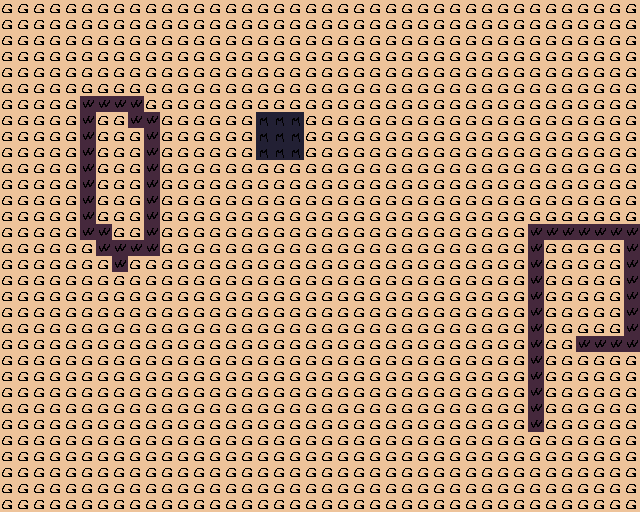

This game map was drawn from its Tiled (.tmx) file and the tilesets committed beside it. A one-line description and the full map source follow:
An orthogonal 40x32 tile map with 16x16 px tiles, 1 tile layer (Rutelag 1), 1 hidden layer not drawn.

<map version="1.9" tiledversion="1.9.2" orientation="orthogonal" renderorder="right-down" width="40" height="32" tilewidth="16" tileheight="16" infinite="0" nextlayerid="3" nextobjectid="1">
 <tileset firstgid="1" source="tileset.tsx" />
 <layer id="1" name="Rutelag 1" width="40" height="32">
  <data encoding="csv">
1,1,1,1,1,1,1,1,1,1,1,1,1,1,1,1,1,1,1,1,1,1,1,1,1,1,1,1,1,1,1,1,1,1,1,1,1,1,1,1,
1,1,1,1,1,1,1,1,1,1,1,1,1,1,1,1,1,1,1,1,1,1,1,1,1,1,1,1,1,1,1,1,1,1,1,1,1,1,1,1,
1,1,1,1,1,1,1,1,1,1,1,1,1,1,1,1,1,1,1,1,1,1,1,1,1,1,1,1,1,1,1,1,1,1,1,1,1,1,1,1,
1,1,1,1,1,1,1,1,1,1,1,1,1,1,1,1,1,1,1,1,1,1,1,1,1,1,1,1,1,1,1,1,1,1,1,1,1,1,1,1,
1,1,1,1,1,1,1,1,1,1,1,1,1,1,1,1,1,1,1,1,1,1,1,1,1,1,1,1,1,1,1,1,1,1,1,1,1,1,1,1,
1,1,1,1,1,1,1,1,1,1,1,1,1,1,1,1,1,1,1,1,1,1,1,1,1,1,1,1,1,1,1,1,1,1,1,1,1,1,1,1,
1,1,1,1,1,3,3,3,3,1,1,1,1,1,1,1,1,1,1,1,1,1,1,1,1,1,1,1,1,1,1,1,1,1,1,1,1,1,1,1,
1,1,1,1,1,3,1,1,3,3,1,1,1,1,1,1,2,2,2,1,1,1,1,1,1,1,1,1,1,1,1,1,1,1,1,1,1,1,1,1,
1,1,1,1,1,3,1,1,1,3,1,1,1,1,1,1,2,2,2,1,1,1,1,1,1,1,1,1,1,1,1,1,1,1,1,1,1,1,1,1,
1,1,1,1,1,3,1,1,1,3,1,1,1,1,1,1,2,2,2,1,1,1,1,1,1,1,1,1,1,1,1,1,1,1,1,1,1,1,1,1,
1,1,1,1,1,3,1,1,1,3,1,1,1,1,1,1,1,1,1,1,1,1,1,1,1,1,1,1,1,1,1,1,1,1,1,1,1,1,1,1,
1,1,1,1,1,3,1,1,1,3,1,1,1,1,1,1,1,1,1,1,1,1,1,1,1,1,1,1,1,1,1,1,1,1,1,1,1,1,1,1,
1,1,1,1,1,3,1,1,1,3,1,1,1,1,1,1,1,1,1,1,1,1,1,1,1,1,1,1,1,1,1,1,1,1,1,1,1,1,1,1,
1,1,1,1,1,3,1,1,1,3,1,1,1,1,1,1,1,1,1,1,1,1,1,1,1,1,1,1,1,1,1,1,1,1,1,1,1,1,1,1,
1,1,1,1,1,3,3,1,1,3,1,1,1,1,1,1,1,1,1,1,1,1,1,1,1,1,1,1,1,1,1,1,1,3,3,3,3,3,3,3,
1,1,1,1,1,1,3,3,3,3,1,1,1,1,1,1,1,1,1,1,1,1,1,1,1,1,1,1,1,1,1,1,1,3,1,1,1,1,1,3,
1,1,1,1,1,1,1,3,1,1,1,1,1,1,1,1,1,1,1,1,1,1,1,1,1,1,1,1,1,1,1,1,1,3,1,1,1,1,1,3,
1,1,1,1,1,1,1,1,1,1,1,1,1,1,1,1,1,1,1,1,1,1,1,1,1,1,1,1,1,1,1,1,1,3,1,1,1,1,1,3,
1,1,1,1,1,1,1,1,1,1,1,1,1,1,1,1,1,1,1,1,1,1,1,1,1,1,1,1,1,1,1,1,1,3,1,1,1,1,1,3,
1,1,1,1,1,1,1,1,1,1,1,1,1,1,1,1,1,1,1,1,1,1,1,1,1,1,1,1,1,1,1,1,1,3,1,1,1,1,1,3,
1,1,1,1,1,1,1,1,1,1,1,1,1,1,1,1,1,1,1,1,1,1,1,1,1,1,1,1,1,1,1,1,1,3,1,1,1,1,1,3,
1,1,1,1,1,1,1,1,1,1,1,1,1,1,1,1,1,1,1,1,1,1,1,1,1,1,1,1,1,1,1,1,1,3,1,1,3,3,3,3,
1,1,1,1,1,1,1,1,1,1,1,1,1,1,1,1,1,1,1,1,1,1,1,1,1,1,1,1,1,1,1,1,1,3,1,1,1,1,1,1,
1,1,1,1,1,1,1,1,1,1,1,1,1,1,1,1,1,1,1,1,1,1,1,1,1,1,1,1,1,1,1,1,1,3,1,1,1,1,1,1,
1,1,1,1,1,1,1,1,1,1,1,1,1,1,1,1,1,1,1,1,1,1,1,1,1,1,1,1,1,1,1,1,1,3,1,1,1,1,1,1,
1,1,1,1,1,1,1,1,1,1,1,1,1,1,1,1,1,1,1,1,1,1,1,1,1,1,1,1,1,1,1,1,1,3,1,1,1,1,1,1,
1,1,1,1,1,1,1,1,1,1,1,1,1,1,1,1,1,1,1,1,1,1,1,1,1,1,1,1,1,1,1,1,1,3,1,1,1,1,1,1,
1,1,1,1,1,1,1,1,1,1,1,1,1,1,1,1,1,1,1,1,1,1,1,1,1,1,1,1,1,1,1,1,1,1,1,1,1,1,1,1,
1,1,1,1,1,1,1,1,1,1,1,1,1,1,1,1,1,1,1,1,1,1,1,1,1,1,1,1,1,1,1,1,1,1,1,1,1,1,1,1,
1,1,1,1,1,1,1,1,1,1,1,1,1,1,1,1,1,1,1,1,1,1,1,1,1,1,1,1,1,1,1,1,1,1,1,1,1,1,1,1,
1,1,1,1,1,1,1,1,1,1,1,1,1,1,1,1,1,1,1,1,1,1,1,1,1,1,1,1,1,1,1,1,1,1,1,1,1,1,1,1,
1,1,1,1,1,1,1,1,1,1,1,1,1,1,1,1,1,1,1,1,1,1,1,1,1,1,1,1,1,1,1,1,1,1,1,1,1,1,1,1
</data>
 </layer>
 <layer id="2" name="Collisions" width="40" height="32" visible="0">
  <data encoding="csv">
0,0,0,0,0,0,0,0,0,0,0,0,0,0,0,0,0,0,0,0,0,0,0,0,0,0,0,0,0,0,0,0,0,0,0,0,0,0,0,0,
0,0,0,0,0,0,0,0,0,0,0,0,0,0,0,0,0,0,0,0,0,0,0,0,0,0,0,0,0,0,0,0,0,0,0,0,0,0,0,0,
0,0,0,0,0,0,0,0,0,0,0,0,0,0,0,0,0,0,0,0,0,0,0,0,0,0,0,0,0,0,0,0,0,0,0,0,0,0,0,0,
0,0,0,0,0,0,0,0,0,0,0,0,0,0,0,0,0,0,0,0,0,0,0,0,0,0,0,0,0,0,0,0,0,0,0,0,0,0,0,0,
0,0,0,0,0,0,0,0,0,0,0,0,0,0,0,0,0,0,0,0,0,0,0,0,0,0,0,0,0,0,0,0,0,0,0,0,0,0,0,0,
0,0,0,0,0,0,0,0,0,0,0,0,0,0,0,0,0,0,0,0,0,0,0,0,0,0,0,0,0,0,0,0,0,0,0,0,0,0,0,0,
0,0,0,0,0,3,3,3,3,0,0,0,0,0,0,0,0,0,0,0,0,0,0,0,0,0,0,0,0,0,0,0,0,0,0,0,0,0,0,0,
0,0,0,0,0,3,0,0,3,3,0,0,0,0,0,0,3,3,3,0,0,0,0,0,0,0,0,0,0,0,0,0,0,0,0,0,0,0,0,0,
0,0,0,0,0,3,0,0,0,3,0,0,0,0,0,0,3,3,3,0,0,0,0,0,0,0,0,0,0,0,0,0,0,0,0,0,0,0,0,0,
0,0,0,0,0,3,0,0,0,3,0,0,0,0,0,0,3,3,3,0,0,0,0,0,0,0,0,0,0,0,0,0,0,0,0,0,0,0,0,0,
0,0,0,0,0,3,0,0,0,3,0,0,0,0,0,0,0,0,0,0,0,0,0,0,0,0,0,0,0,0,0,0,0,0,0,0,0,0,0,0,
0,0,0,0,0,3,0,0,0,3,0,0,0,0,0,0,0,0,0,0,0,0,0,0,0,0,0,0,0,0,0,0,0,0,0,0,0,0,0,0,
0,0,0,0,0,3,0,0,0,3,0,0,0,0,0,0,0,0,0,0,0,0,0,0,0,0,0,0,0,0,0,0,0,0,0,0,0,0,0,0,
0,0,0,0,0,3,0,0,0,3,0,0,0,0,0,0,0,0,0,0,0,0,0,0,0,0,0,0,0,0,0,0,0,0,0,0,0,0,0,0,
0,0,0,0,0,3,3,0,0,3,0,0,0,0,0,0,0,0,0,0,0,0,0,0,0,0,0,0,0,0,0,0,0,3,3,3,3,3,3,3,
0,0,0,0,0,0,3,3,3,3,0,0,0,0,0,0,0,0,0,0,0,0,0,0,0,0,0,0,0,0,0,0,0,3,0,0,0,0,0,3,
0,0,0,0,0,0,0,3,0,0,0,0,0,0,0,0,0,0,0,0,0,0,0,0,0,0,0,0,0,0,0,0,0,3,0,0,0,0,0,3,
0,0,0,0,0,0,0,0,0,0,0,0,0,0,0,0,0,0,0,0,0,0,0,0,0,0,0,0,0,0,0,0,0,3,0,0,0,0,0,3,
0,0,0,0,0,0,0,0,0,0,0,0,0,0,0,0,0,0,0,0,0,0,0,0,0,0,0,0,0,0,0,0,0,3,0,0,0,0,0,3,
0,0,0,0,0,0,0,0,0,0,0,0,0,0,0,0,0,0,0,0,0,0,0,0,0,0,0,0,0,0,0,0,0,3,0,0,0,0,0,3,
0,0,0,0,0,0,0,0,0,0,0,0,0,0,0,0,0,0,0,0,0,0,0,0,0,0,0,0,0,0,0,0,0,3,0,0,0,0,0,3,
0,0,0,0,0,0,0,0,0,0,0,0,0,0,0,0,0,0,0,0,0,0,0,0,0,0,0,0,0,0,0,0,0,3,0,0,3,3,3,3,
0,0,0,0,0,0,0,0,0,0,0,0,0,0,0,0,0,0,0,0,0,0,0,0,0,0,0,0,0,0,0,0,0,3,0,0,0,0,0,0,
0,0,0,0,0,0,0,0,0,0,0,0,0,0,0,0,0,0,0,0,0,0,0,0,0,0,0,0,0,0,0,0,0,3,0,0,0,0,0,0,
0,0,0,0,0,0,0,0,0,0,0,0,0,0,0,0,0,0,0,0,0,0,0,0,0,0,0,0,0,0,0,0,0,3,0,0,0,0,0,0,
0,0,0,0,0,0,0,0,0,0,0,0,0,0,0,0,0,0,0,0,0,0,0,0,0,0,0,0,0,0,0,0,0,3,0,0,0,0,0,0,
0,0,0,0,0,0,0,0,0,0,0,0,0,0,0,0,0,0,0,0,0,0,0,0,0,0,0,0,0,0,0,0,0,3,0,0,0,0,0,0,
0,0,0,0,0,0,0,0,0,0,0,0,0,0,0,0,0,0,0,0,0,0,0,0,0,0,0,0,0,0,0,0,0,0,0,0,0,0,0,0,
0,0,0,0,0,0,0,0,0,0,0,0,0,0,0,0,0,0,0,0,0,0,0,0,0,0,0,0,0,0,0,0,0,0,0,0,0,0,0,0,
0,0,0,0,0,0,0,0,0,0,0,0,0,0,0,0,0,0,0,0,0,0,0,0,0,0,0,0,0,0,0,0,0,0,0,0,0,0,0,0,
0,0,0,0,0,0,0,0,0,0,0,0,0,0,0,0,0,0,0,0,0,0,0,0,0,0,0,0,0,0,0,0,0,0,0,0,0,0,0,0,
0,0,0,0,0,0,0,0,0,0,0,0,0,0,0,0,0,0,0,0,0,0,0,0,0,0,0,0,0,0,0,0,0,0,0,0,0,0,0,0
</data>
 </layer>
</map>